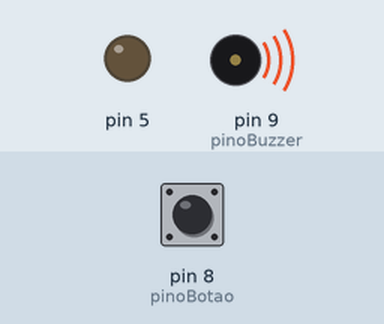
This sketch was run on a simulated Arduino Uno, built with avr-gcc and run on an emulated ATmega328P. Shown: output pins drawn as LEDs (lit = HIGH), buzzer (waves = sounding). The test bench sets the inputs (shaded band); at power-on: pin 8 (pinoBotao) HIGH.

Above: at 2.8 s.
2.9 s: pin 8 (pinoBotao) pulled LOW for 3.2 s
At 5.7 s:
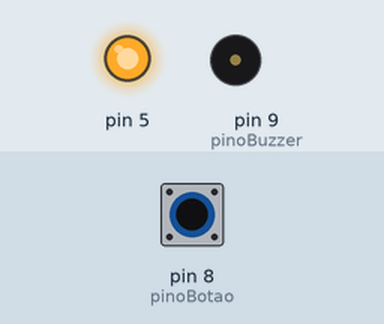
At 9.2 s:
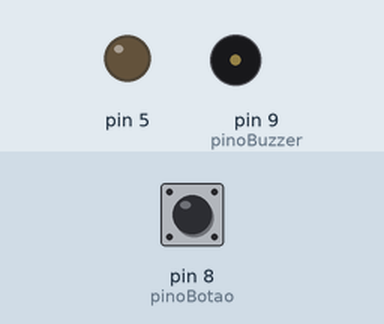
9.5 s: pin 8 (pinoBotao) pulled LOW for 1.15 s
At 10.7 s:
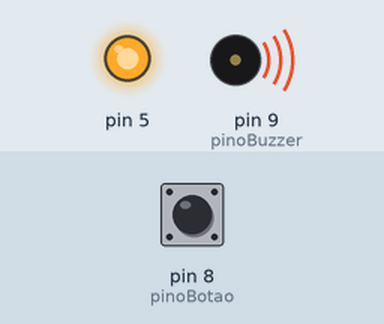
Timing chart, 0 to 20.6 s (numbered marks = the images above; inputs shaded):
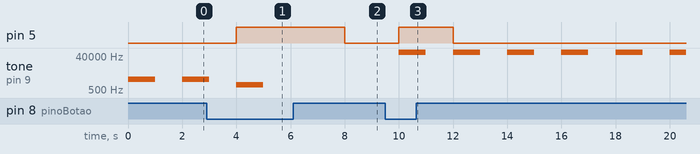

Measured:
- after the input at 2.9 s, pin 5: LOW → HIGH after 1.1 s, → LOW 4.0 s later
- after the input at 9.5 s, pin 5: LOW → HIGH after 0.50 s, → LOW 2.0 s later; tone on pin 9 (pinoBuzzer): alternates 64536 Hz for 1.0 s and silent for 1.0 s, starting after 0.50 s

The sketch:

Buzzer_Led_Botao.ino
```cpp
int pinoBuzzer= 9;
int frequencia= 2000;
int pinoBotao= 8;

void setup() {
  // put your setup code here, to run once:
pinMode(5, OUTPUT);
pinMode(9,OUTPUT);
pinMode(8,INPUT_PULLUP);

}

void loop() {
  // put your main code here, to run repeatedly:
  if (digitalRead(8)==LOW){
    frequencia= frequencia-1000;
    digitalWrite(5,HIGH);
  }

  if (digitalRead(8)==HIGH){
    frequencia= frequencia;
    digitalWrite(5,LOW);
  }
  tone(9, frequencia);
  delay(1000);
  noTone(9);
  delay(1000);

}
```
